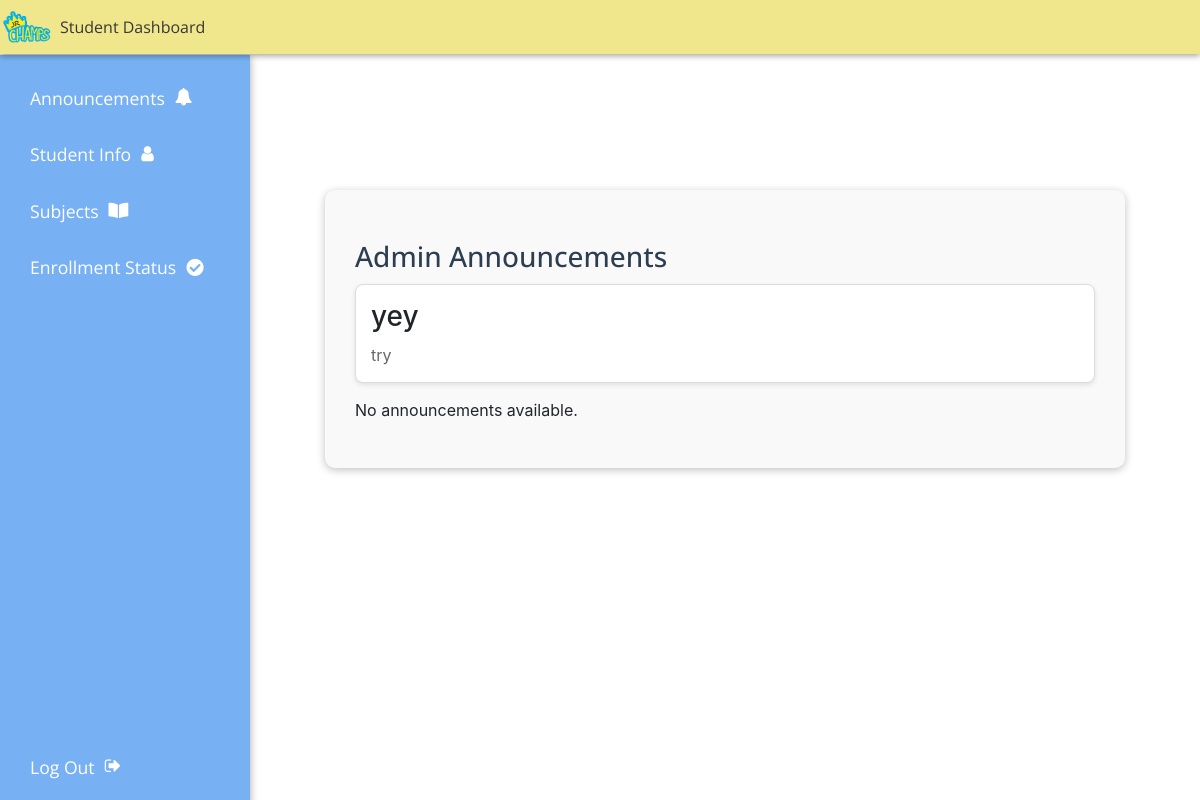
The page /student-dashboard (signed in) on the database as committed earlier.
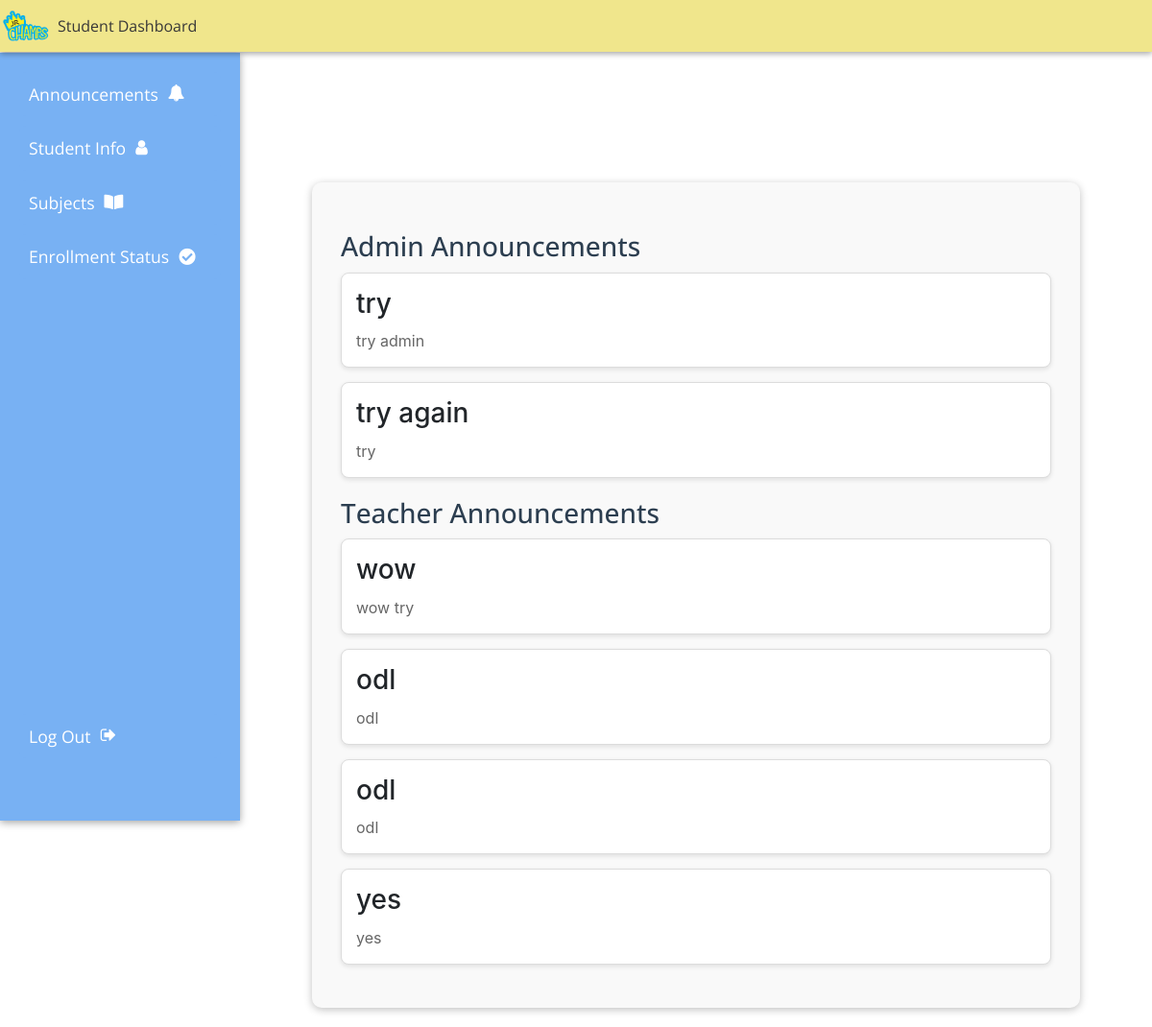
The same page on the database as committed later.
### website/models.py (models this page shows)
class AnnouncementAdmin(db.Model):
   id = db.Column(db.Integer, primary_key=True)
   title = db.Column(db.String(150), nullable=False)
   description = db.Column(db.Text, nullable=False)
   created_by = db.Column(db.Integer, db.ForeignKey('user.id'), nullable=False)

class AnnouncementTeacher(db.Model):
   id = db.Column(db.Integer, primary_key=True)
   title = db.Column(db.String(150), nullable=False)
   description = db.Column(db.Text, nullable=False)
   created_by = db.Column(db.Integer, db.ForeignKey('user.id'), nullable=False)

### website/views.py (the view, shortened to what this page needs)
@views.route('/student-dashboard', methods=['GET', 'POST'])
@login_required
def student_dashboard():
   student_info = StudentInfo.query.filter_by(user_id=current_user.id).first()
   announcements = AnnouncementTeacher.query.all()
   announcements1 = AnnouncementAdmin.query.all()
   levels = Level.query.all()
   schedules = Schedule.query.all()
   subjects_dict = {subject.id: subject.name for subject in Subject.query.all()}
   subjects = []
   reserved_subjects = Section.query.join(Enrol).filter(Enrol.user_id == current_user.id).all()
   return render_template('student_dashboard.html',
                          student=student_info,
                          announcements=announcements,
                          announcements1=announcements1,
                          levels=levels,
                          schedules=schedules,
                          subjects=subjects,
                          subjects_dict=subjects_dict,
                          reserved_subjects=reserved_subjects,
                          title='Student Dashboard')

### website/__init__.py (called while the page is built)
def create_app():
    app = Flask(__name__)
    app.config['SECRET_KEY'] = 'wow'
    app.config['SQLALCHEMY_DATABASE_URI'] = f'sqlite:///{DB_NAME}'
    db.init_app(app)
    migrate = Migrate(app, db)
    from .views import views
    from .auth import auth
    app.register_blueprint(views, url_prefix='/')
    app.register_blueprint(auth, url_prefix='/auth')
    from .models import User, StudentInfo
    with app.app_context():
        db.create_all()
    login_manager = LoginManager()
    login_manager.login_view = 'auth.login'
    login_manager.init_app(app)
    @login_manager.user_loader
    def load_user(id):
        return User.query.get(int(id))
    return app

### website/templates/student_dashboard.html (shortened to what this page needs)
{% extends "base.html" %}
{% block content %}
<div class="sidebar">
    <button id="announcements-btn" class="btn btn-primary">
        Announcements <i class="fa fa-bell"></i>
    </button>
    <button id="student-info-btn" class="btn btn-primary">
        Student Info <i class="fa fa-user"></i>
    </button>
    <button id="subjects-btn" class="btn btn-primary btn-block">
        Subjects <i class="fas fa-book-open"></i>
    </button>
    <button id="enrollment-status-btn" class="btn btn-primary">
        Enrollment Status <i class="fas fa-check-circle"></i>
    </button>
    <div class="logout-button">
        {% if current_user.is_authenticated %}
            <form action="{{ url_for('auth.logout') }}" method="post">
                <button type="submit" class="btn btn-danger">Log Out
                    <i class="fa fa-sign-out"></i>
                </button>
            </form>
        {% endif %}
    </div>
</div>
<div class="content">
    <div id="announcements-container" class="content">
        <div id="announcements-list">
            {% if announcements1 %}
            <h3 class="section-header" style="color: #2c3e50; font-family: 'Open Sans', sans-serif; text-align: left;">
                Admin Announcements
            </h3>
                <ul>
                    {% for announcement in announcements1 %}
                        <li class="announcement-item">
                            <div class="announcement-header">
                                <h3>{{ announcement.title }}</h3>
                            </div>
                            <div class="announcement-body">
                                <p>{{ announcement.description }}</p>
                            </div>
                        </li>
                    {% endfor %}
                </ul>
            {% else %}
                <p>No announcements available.</p>
            {% endif %}
            {% if announcements %}
            <h3 class="section-header" style="color: #2c3e50; font-family: 'Open Sans', sans-serif; text-align: left; margin-top: 20px;">
                Teacher Announcements
            </h3>
                <ul>
                    {% for announcement in announcements %}
                        <li class="announcement-item">
                            <div class="announcement-header">
                                <h3>{{ announcement.title }}</h3>
                            </div>
                            <div class="announcement-body">
                                <p>{{ announcement.description }}</p>
                            </div>
                        </li>
                    {% endfor %}
                </ul>
            {% else %}
                <p>No announcements available.</p>
            {% endif %}
        </div>
    </div>
{% endblock %}

### website/templates/base.html (shortened to what this page needs)
<!DOCTYPE html>
<html>
  <head>
    <link
      rel="stylesheet"
      href="https://stackpath.bootstrapcdn.com/bootstrap/4.4.1/css/bootstrap.min.css"
    />
    <link rel="stylesheet" href="https://cdnjs.cloudflare.com/ajax/libs/font-awesome/5.15.4/css/all.min.css">
    <link rel="stylesheet" href="https://stackpath.bootstrapcdn.com/font-awesome/4.7.0/css/font-awesome.min.css" />
  </head>
  <body>
    {% include 'navbar.html' %}
      <div class="container">{% block content %} {% endblock %}</div>
    </body>
  </html>

### website/templates/navbar.html (shortened to what this page needs)
<nav class="navbar navbar-expand-lg navbar-dark">
    <a class="navbar-brand" href="#">
        <img src="{{ url_for('static', filename='jrchamps.png') }}" alt="Junior Champions Logo">
    </a>
    <div class="collapse navbar-collapse" id="navbar">
        <div class="navbar-nav">
            {% if current_user.is_authenticated %}
                {% if current_user.role == 'student' %}
                    <a class="nav-item nav-link" href="{{ url_for('views.student_dashboard') }}" style="color: rgb(56, 56, 56);">Student Dashboard</a>
                {% elif current_user.role == 'teacher' %}
                    <a class="nav-item nav-link" href="{{ url_for('views.teacher_dashboard') }}" style="color:  rgb(56, 56, 56);">Teacher Dashboard</a>
                {% elif current_user.role == 'admin' %}
                    <a class="nav-item nav-link" href="{{ url_for('views.admin_dashboard') }}" style="color:  rgb(56, 56, 56);">Admin Dashboard</a>
                {% endif %}
            {% else %}
                <a class="nav-item nav-link" href="{{ url_for('auth.login') }}" style="color: rgb(56, 56, 56);">Login</a>
                <a class="nav-item nav-link" href="{{ url_for('auth.sign_up') }}" style="color:  rgb(56, 56, 56);">Sign Up</a>
            {% endif %}
        </div>
    </div>
</nav>

### website/templates/navbar.html (style rules this page uses)
body { margin: 0; padding: 0; }
.navbar { background-color: #f0e68c; position: fixed; width: 100%; top: 0; z-index: 1000; box-shadow: 0px 2px 6px rgba(0, 0, 0, 0.356); padding: 2px; margin: 0; font-family: 'Open Sans', sans-serif; }
.navbar-brand { padding: 0; margin: 0; }
.navbar-brand img { height: 50px; width: auto; padding: 0; margin: 0; }
.container { padding-top: 60px; }

### website/templates/student_dashboard.html (style rules this page uses)
body { margin: 0; padding: 0 }
.sidebar { width: 250px; height: 100vh; background-color: #78b1f3; display: flex; flex-direction: column; align-items: flex-start; padding: 20px; box-shadow: 0px 2px 8px rgba(0, 0, 0, 0.356); position: fixed; top: 55px; left: 0; z-index: 99; }
.sidebar button { font-size: 1.1rem; border: none; outline: none; padding: 10px; margin-bottom: 10px; background-color: #78b1f3; border-radius: 7px; color: rgb(255, 255, 255); display: flex; align-items: center; width: 100%; text-align: left; cursor: pointer; transition: background-color 0.3s, color 0.3s; font-family: 'Open Sans', sans-serif; }
.sidebar button i { margin-left: 10px; width: 20px; }
.content { margin-left: 250px; padding: 20px; margin-top: 55px; }
.logout-button { width: 100%; text-align: center; margin-top: auto; margin-bottom: 35px; }
#announcements-container { display: block; padding: 30px; background-color: #f9f9f9; border-radius: 10px; max-width: 800px; margin-left: auto; margin-right: auto; box-shadow: 0px 2px 8px rgba(0, 0, 0, 0.247); }
.section-header { color: #2c3e50; font-family: 'Open Sans', sans-serif; margin-top: 20px; margin-bottom: 10px; }
.announcement-item { background-color: #ffffff; border: 1px solid #dcdcdc; border-radius: 8px; padding: 15px; margin-bottom: 15px; box-shadow: 0 2px 5px rgba(0, 0, 0, 0.1); }
.announcement-body p { margin: 10px 0 0; font-size: 16px; color: #666666; }
#announcements-list ul { list-style-type: none; padding: 0; margin: 0; }
ul { list-style-type: none; padding: 0; margin: 0; }

Rows that differ between the two databases and show on the page:
changed AnnouncementAdmin: title "yey" → "try"; description "try" → "try admin"
added AnnouncementAdmin: title "try again", description "try"
added AnnouncementTeacher: title "wow", description "wow try"
added AnnouncementTeacher: title "odl", description "odl"
added AnnouncementTeacher: title "odl", description "odl"
added AnnouncementTeacher: title "yes", description "yes"
Other text that changed with them:
text no longer shown: "No announcements available."
text now shown: "Teacher Announcements"
